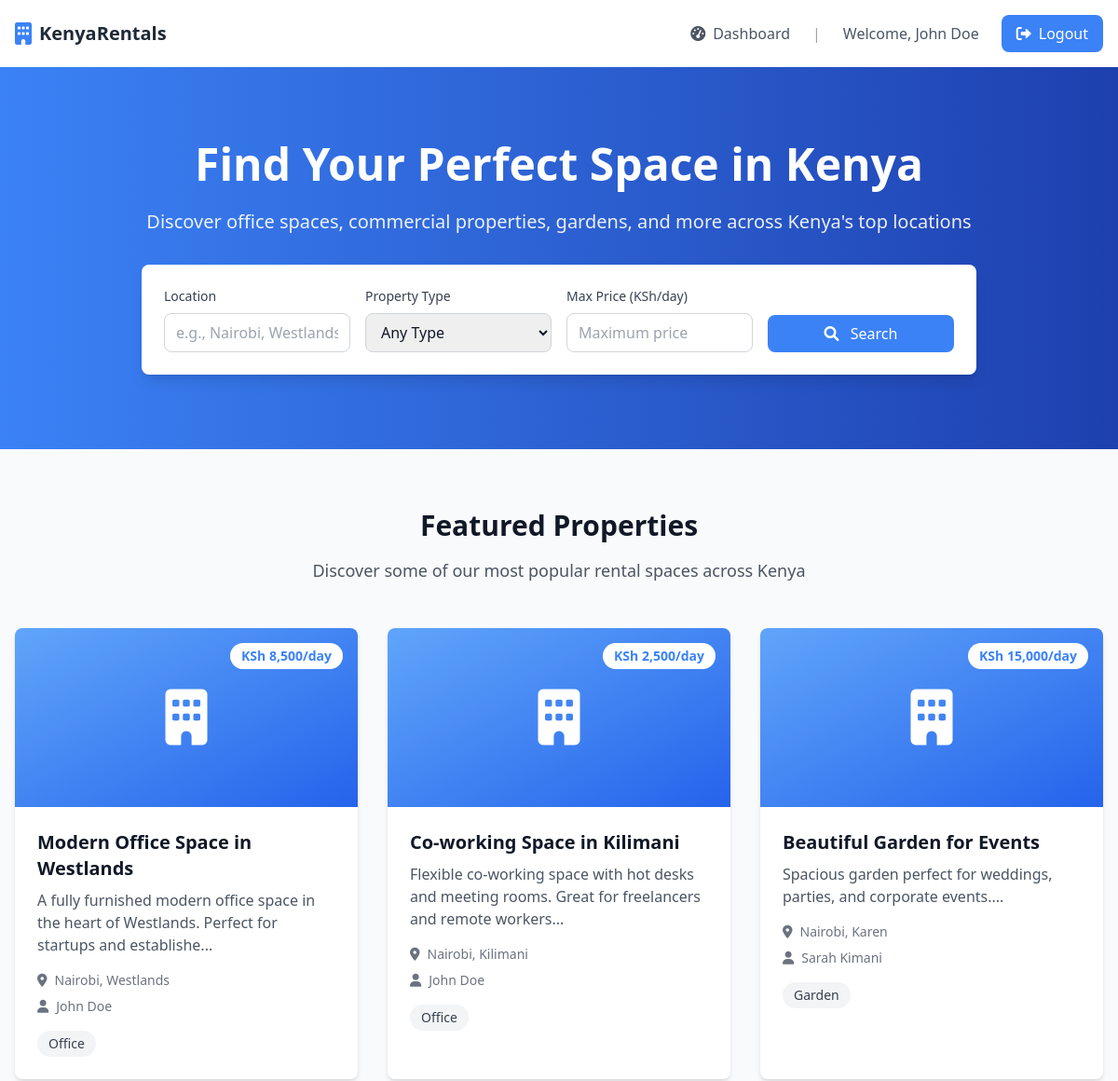
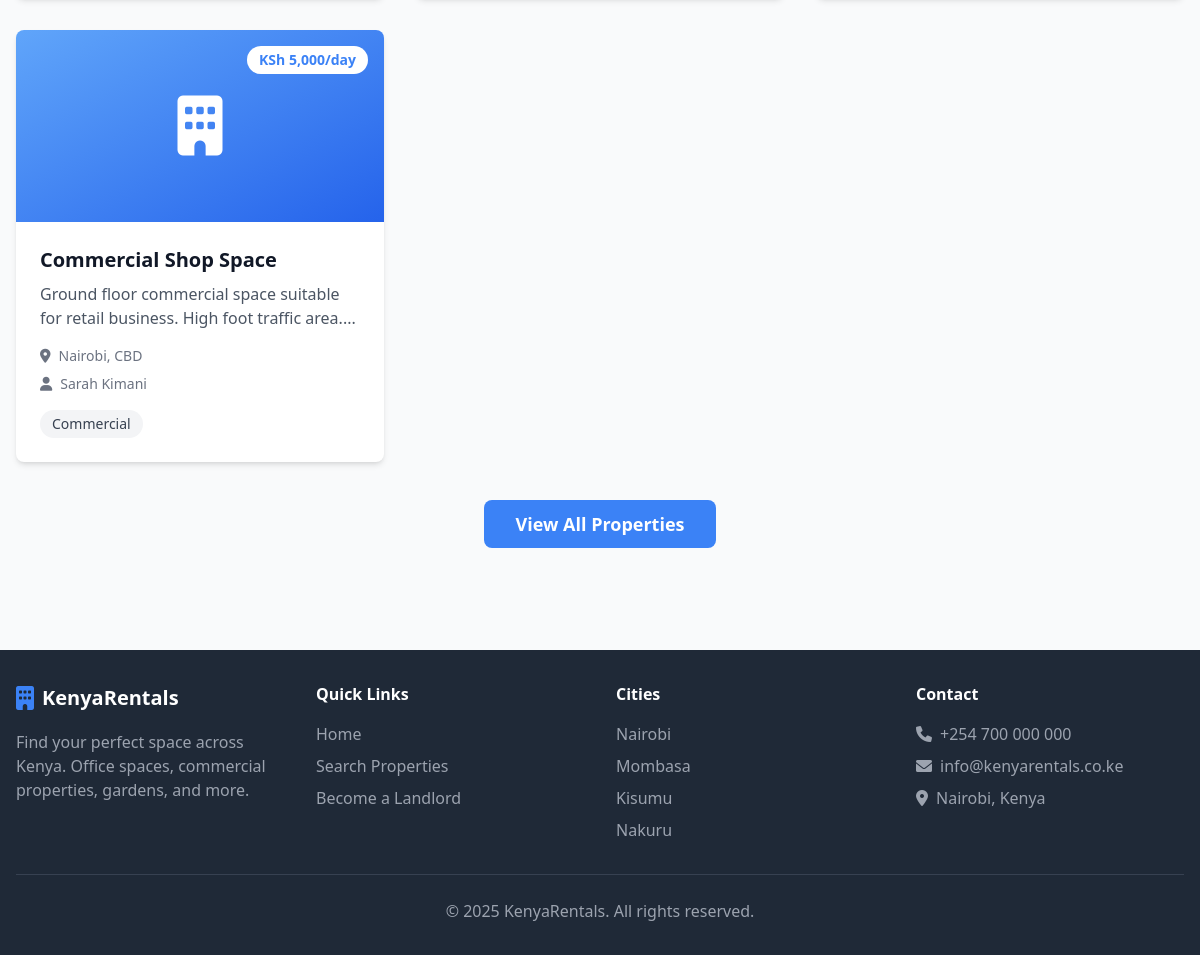
/ (signed in), run on the app's committed database (2 pictures, top to bottom).
### tables this page shows
CREATE TABLE properties (
    id INT AUTO_INCREMENT PRIMARY KEY,
    landlord_id INT NOT NULL,
    title VARCHAR(200) NOT NULL,
    description TEXT,
    type ENUM('office', 'commercial', 'residential', 'garden', 'park', 'storage', 'event_space') NOT NULL,
    location VARCHAR(255) NOT NULL,
    address TEXT,
    latitude DECIMAL(10, 8),
    longitude DECIMAL(11, 8),
    price_per_day DECIMAL(10, 2) NOT NULL,
    size_sqft INT,
    capacity INT,
    bedrooms INT DEFAULT 0,
    bathrooms INT DEFAULT 0,
    amenities JSON,
    images JSON,
    is_available BOOLEAN DEFAULT TRUE,
    is_featured BOOLEAN DEFAULT FALSE,
    views_count INT DEFAULT 0,
    created_at TIMESTAMP DEFAULT CURRENT_TIMESTAMP,
    updated_at TIMESTAMP DEFAULT CURRENT_TIMESTAMP ON UPDATE CURRENT_TIMESTAMP,
    FOREIGN KEY (landlord_id) REFERENCES users(id) ON DELETE CASCADE
);

CREATE TABLE users (
    id INT AUTO_INCREMENT PRIMARY KEY,
    username VARCHAR(50) UNIQUE NOT NULL,
    email VARCHAR(100) UNIQUE NOT NULL,
    password VARCHAR(255) NOT NULL,
    user_type ENUM('tenant', 'landlord') NOT NULL,
    full_name VARCHAR(100) NOT NULL,
    phone VARCHAR(20),
    profile_image VARCHAR(255),
    is_active BOOLEAN DEFAULT TRUE,
    created_at TIMESTAMP DEFAULT CURRENT_TIMESTAMP,
    updated_at TIMESTAMP DEFAULT CURRENT_TIMESTAMP ON UPDATE CURRENT_TIMESTAMP
);

### index.php (the view, shortened to what this page needs)
<?php
$db = new Database();
$conn = $db->getConnection();
$featured_properties = $conn->query("
    SELECT p.*, u.full_name as landlord_name
    FROM properties p
    JOIN users u ON p.landlord_id = u.id
    WHERE p.is_available = 1
    ORDER BY p.created_at DESC
    LIMIT 6
")->fetchAll(PDO::FETCH_ASSOC);
?>
<?php include 'includes/header.php'; ?>
<section class="bg-gradient-to-r from-primary to-secondary text-white py-20">
    <div class="max-w-7xl mx-auto px-4 text-center">
        <h1 class="text-5xl font-bold mb-6">Find Your Perfect Space in Kenya</h1>
        <p class="text-xl mb-8 opacity-90">Discover office spaces, commercial properties, gardens, and more across Kenya's top locations</p>
        <div class="bg-white rounded-lg shadow-lg p-6 max-w-4xl mx-auto">
            <form action="/kenya_rentals/dashboard/tenant/search.php" method="GET" class="grid grid-cols-1 md:grid-cols-4 gap-4">
                <div>
                    <label class="block text-sm font-medium text-gray-700 mb-2 text-left">Location</label>
                    <input type="text" name="location" placeholder="e.g., Nairobi, Westlands"
                           class="w-full px-3 py-2 border border-gray-300 rounded-lg focus:outline-none focus:ring-2 focus:ring-primary text-gray-900">
                </div>
                <div>
                    <label class="block text-sm font-medium text-gray-700 mb-2 text-left">Property Type</label>
                    <select name="type" class="w-full px-3 py-2 border border-gray-300 rounded-lg focus:outline-none focus:ring-2 focus:ring-primary text-gray-900">
                        <option value="">Any Type</option>
                    </select>
                </div>
                <div>
                    <label class="block text-sm font-medium text-gray-700 mb-2 text-left">Max Price (KSh/day)</label>
                    <input type="number" name="max_price" placeholder="Maximum price"
                           class="w-full px-3 py-2 border border-gray-300 rounded-lg focus:outline-none focus:ring-2 focus:ring-primary text-gray-900">
                </div>
                <div class="flex items-end">
                    <button type="submit" class="w-full bg-primary text-white py-2 px-4 rounded-lg hover:bg-blue-700 transition duration-300">
                        <i class="fas fa-search mr-2"></i> Search
                    </button>
                </div>
            </form>
        </div>
    </div>
</section>
<section class="py-16">
    <div class="max-w-7xl mx-auto px-4">
        <div class="text-center mb-12">
            <h2 class="text-3xl font-bold text-gray-900 mb-4">Featured Properties</h2>
            <p class="text-gray-600 text-lg">Discover some of our most popular rental spaces across Kenya</p>
        </div>
        <div class="grid grid-cols-1 md:grid-cols-2 lg:grid-cols-3 gap-8">
            <?php foreach($featured_properties as $property): ?>
            <div class="bg-white rounded-lg shadow-md overflow-hidden hover:shadow-lg transition duration-300">
                <div class="h-48 bg-gray-200 relative">
                    <div class="w-full h-full bg-gradient-to-br from-blue-400 to-blue-600 flex items-center justify-center">
                        <i class="fas fa-building text-white text-6xl"></i>
                    </div>
                    <span class="absolute top-4 right-4 bg-white px-3 py-1 rounded-full text-sm font-semibold text-primary">
                        KSh <?= number_format($property['price_per_day']) ?>/day
                    </span>
                </div>
                <div class="p-6">
                    <h3 class="text-xl font-semibold text-gray-900 mb-2"><?= $property['title'] ?></h3>
                    <p class="text-gray-600 mb-4"><?= substr($property['description'] ?? 'No description available', 0, 100) ?>...</p>
                    <div class="space-y-2 mb-4">
                        <div class="flex items-center text-sm text-gray-500">
                            <i class="fas fa-map-marker-alt mr-2"></i>
                            <?= $property['location'] ?>
                        </div>
                        <div class="flex items-center text-sm text-gray-500">
                            <i class="fas fa-user mr-2"></i>
                            <?= $property['landlord_name'] ?>
                        </div>
                    </div>
                    <div class="flex justify-between items-center">
                        <span class="capitalize px-3 py-1 bg-gray-100 text-gray-700 rounded-full text-sm">
                            <?= $property['type'] ?>
                        </span>
                    </div>
                </div>
            </div>
            <?php endforeach; ?>
        </div>
        <div class="text-center mt-12">
            <a href="/kenya_rentals/dashboard/tenant/search.php"
               class="bg-primary text-white px-8 py-3 rounded-lg hover:bg-secondary transition duration-300 text-lg font-semibold">
                View All Properties
            </a>
        </div>
    </div>
</section>
<?php include 'includes/footer.php'; ?>

### data on the page
properties: price_per_day "8,500", title "Modern Office Space in Westlands", description "A fully furnished modern office space in the heart of Westlands. Perfect for startups and establishe", location "Nairobi, Westlands", landlord.full_name "John Doe", type "Office"
properties: price_per_day "2,500", title "Co-working Space in Kilimani", description "Flexible co-working space with hot desks and meeting rooms. Great for freelancers and remote workers", location "Nairobi, Kilimani", landlord.full_name "John Doe", type "Office"
properties: price_per_day "15,000", title "Beautiful Garden for Events", description "Spacious garden perfect for weddings, parties, and corporate events.", location "Nairobi, Karen", landlord.full_name "Sarah Kimani", type "Garden"
properties: price_per_day "5,000", title "Commercial Shop Space", description "Ground floor commercial space suitable for retail business. High foot traffic area.", location "Nairobi, CBD", landlord.full_name "Sarah Kimani", type "Commercial"

### other printed values
$_SESSION['full_name'] "John Doe"
